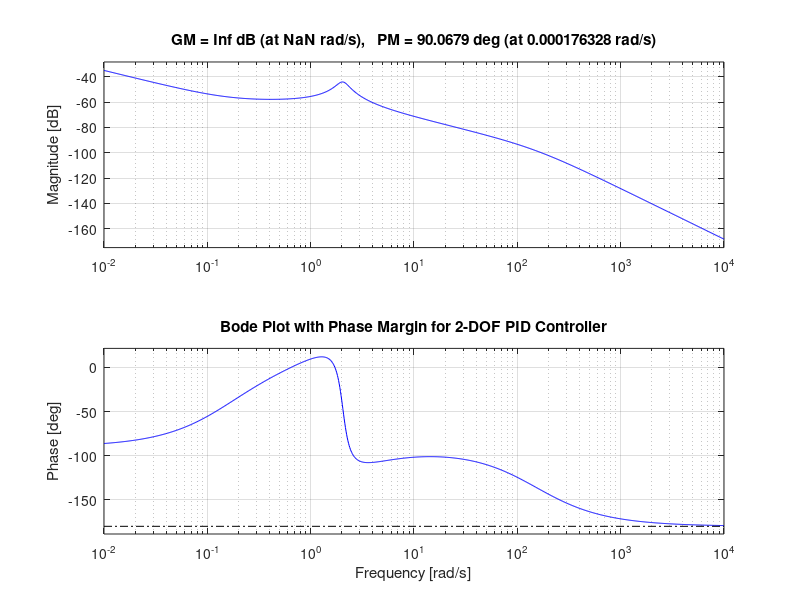

Source code (MATLAB):
% Define the plant transfer function (Qp)
numerator = [(0.0043 * 0.177)];  % Example numerator coefficients
denominator = [(0.0360), (0.02), (1.1 * 9.81 * 0.014)];  % Example denominator coefficients
sys = tf(numerator, denominator);  % Plant transfer function

% Define the PID controller parameters
P = 12;  % Proportional gain
I = 0.035;  % Integral gain
D = 1.2;  % Derivative gain
N = 150;  % Filter coefficient
b = 0.02;  % Setpoint weight for proportional term
c = 0.1;  % Setpoint weight for derivative term

% Proportional + Integral term with b weight
PID_PI = tf([b * P, I], [1, 0]);

% Derivative term with c weight
PID_D = tf([D * c * N, 0], [1, N]);

% Full PID transfer function
PID = PID_PI + PID_D;

% Combine PID controller and plant
open_loop_sys = PID * sys;  % Open-loop transfer function

% Generate Bode plot with gain and phase margins
figure;
margin(open_loop_sys);  % Generate Bode plot with margin annotations
grid on;

% Customize the plot
title('Bode Plot with Phase Margin for 2-DOF PID Controller');
